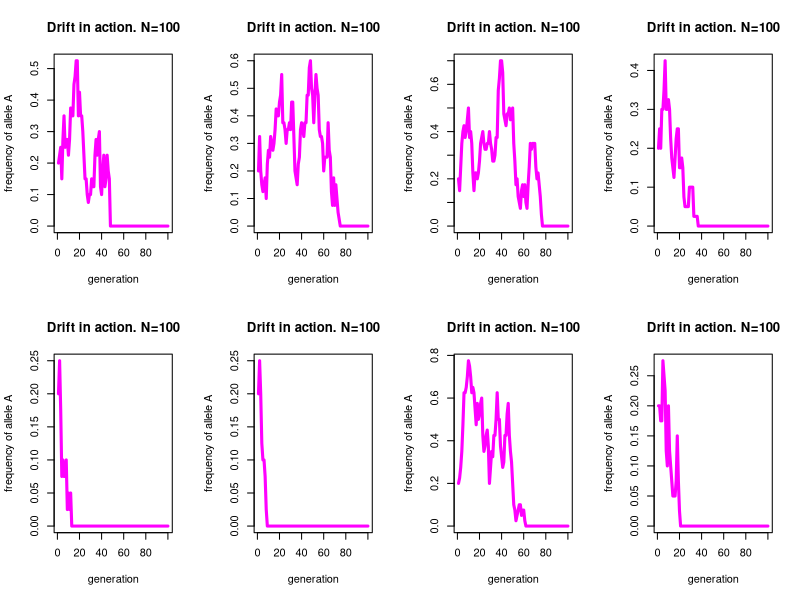

Write R code to recreate this figure.
##Initialize a gene pool
N <- 40 #set a population size
p <- .2 #set a starting freqeuncy for allele A
q <- 1-p #set a starting freqeuncy for allele a
As <- rep('A',N*p) #use those frequencies and the pop size to determine the actuall number of alleles
as <- rep('a',N*q)
alleles <- c(As, as)
allele.pool <- sample(alleles,40,replace=FALSE)
gens = 100 # set how many generations of drift we want to simulate

#We can simulate a generation of genetic drift with a simple algorithm
#Follow the following three steps N times (where N is the number of haploid individuals):
# 1. Chose an allele at random from the N alleles in the parental generation
# 2. Make a copy of that allele
# 3. Place that copy in the new generation
#That's it. But note that we are assuming non-overlapping generations and fixed population size

##Now a function that will do 'gens' numbers of rounds of reproduction and drift
drift <- function(N, allele.pool, gens){
  freqs <- vector(length=gens) #make an empty container to store p at each generation
  for (i in 1:gens){ #loop over generations
    p <- length(which(allele.pool=='A')) / N #calculalte p
    freqs[i] <- p #stick p in the container
    next.generation <- character() #make an empty container to hold next generations's alelles
    for (j in 1:N){ #loop over individuals in the next generation
      pick <- sample(allele.pool,1,replace=TRUE) #each picks a parental allele at random from the pool
      next.generation <- c(next.generation, pick) #these get added to the next gen. allele container
    }
    allele.pool <- next.generation #the complete pool for this generation, becomes the source for the next one
  }
  return(freqs) #at the end, we want a record of the frequency of A at each generation
}

#call, the function we just made and plot the results
#we'll do this a bunch of times
par(mfrow=c(2,4))
for (i in 1:8){
    genX <- drift(N,allele.pool,gens)
    gen <- seq(1,gens,1)
    plot(gen, genX, type='l', col='magenta', lwd=3, xlab='generation', ylab='frequency of allele A', main='Drift in action. N=100')
    }
